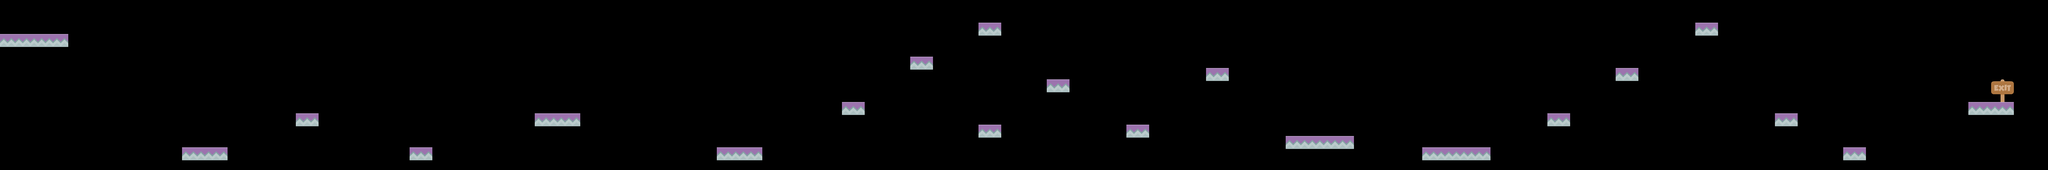

A 2D game scene composited from a Tiled map and its tileset images. What follows is a short description and the map's XML, with each tile layer's data collapsed to a summary:
An orthogonal 180x15 tile map with 35x35 px tiles, 4 tile layers (Background Images, Platforms, Ladders, Triggers).

<map version="1.0" orientation="orthogonal" renderorder="right-down" width="180" height="15" tilewidth="35" tileheight="35" nextobjectid="1">
 <tileset firstgid="1" name="Platformer" tilewidth="70" tileheight="70" spacing="2" margin="2" tilecount="196" columns="14">
  <image source="tileset.png" width="1024" height="1024" />
 </tileset>
 <layer name="Background Images" width="180" height="15">
  <data>[2700 cells, 0 non-empty, 0 distinct tile ids]</data>
 </layer>
 <layer name="Platforms" width="180" height="15">
  <data>[2700 cells, 31 non-empty, 1 distinct tile ids]</data>
 </layer>
 <layer name="Ladders" width="180" height="15">
  <data>[2700 cells, 0 non-empty, 0 distinct tile ids]</data>
 </layer>
 <layer name="Triggers" width="180" height="15">
  <data>[2700 cells, 1 non-empty, 1 distinct tile ids]</data>
 </layer>
</map>
